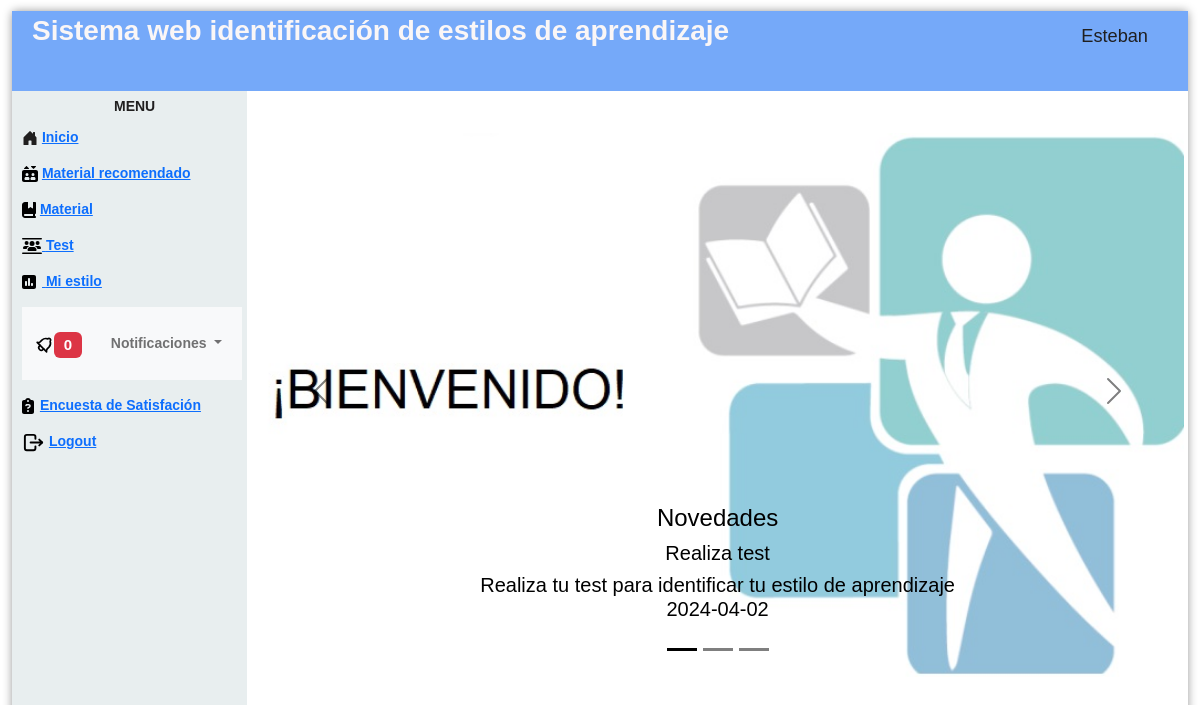
The page /homeEs.php (signed in) on the database its author committed.
### tables this page shows
CREATE TABLE `novedades` (
  `idnovedades` int(11) NOT NULL,
  `tituloNov` varchar(45) NOT NULL,
  `descripciónNov` varchar(100) NOT NULL,
  `fechaPub` date NOT NULL DEFAULT current_timestamp()
);

### homeEs.php (the view, shortened to what this page needs)
<?php
   include "modelo/conexion.php";
   $idE = $_SESSION["idA"];
    $sql = "SELECT COUNT(*) as cantidad_notificaciones FROM notificaciones
         WHERE idEst = $idE AND estado = 'sin revisar'";
   $result = $conexion->query($sql);
    if ($result->num_rows > 0) {
        $row = $result->fetch_assoc();
        $cantidad_notificaciones = $row['cantidad_notificaciones'];
    } else {
        $cantidad_notificaciones = 0;
    }
   ?>
<!DOCTYPE html>
<html lang="en">
   <head>
      <link href="https://cdn.jsdelivr.net/npm/bootstrap@5.2.2/dist/css/bootstrap.min.css" rel="stylesheet">
      <link href='css/nav.css' rel='stylesheet' type='text/css'>
      <link href='css/formulario.css' rel='stylesheet' type='text/css'>
   </head>
   <body>
      <div class="page">
         <div class="pageHeader">
            <div class="title">Sistema web identificación de estilos de aprendizaje</div>
            <div class="userPanel"><span class="username"><?php   echo  $_SESSION["nombre"];
               ?></span></div>
         </div>
         <div class="main">
            <div class="nav">
               <div class="menu">
                  <div class="title">
                     <center>Menu</center>
                  </div>
                  <ul>
                     <li>
                        <a href="controlador/loginrol.php"> Inicio
                        <a>
                     </li>
                     <li>
                     <a href="MaterialEstCom.php">Material recomendado<a></li>
                     <li> <a href="MaterialEst.php">  Material<a> </li>
                     <li><a href="respuestas.php"> Test<a></li>
                     <li><a href="resultadoVistaEstudiante.php"> Mi estilo<a>
                     </li>
                     <li>
                     <nav class="navbar navbar-expand-lg navbar-light bg-light">
                     <div class="container-fluid">
                     <a class="navbar-brand" href="#"><span class="badge bg-danger"><?php echo $cantidad_notificaciones; ?></span></a>
                     <div class="collapse navbar-collapse" id="navbarNavDropdown">
                     <ul class="navbar-nav">
                     <li class="nav-item dropdown">
                     <a class="nav-link dropdown-toggle" href="#" id="navbarDropdownMenuLink" role="button" data-bs-toggle="dropdown" aria-expanded="false">
                     Notificaciones
                     </a>
                     </li>
                     </ul>
                     </div>
                     </div>
                     </nav>
                     </li>
                     <li>
                        <a href="encuesta.php"> Encuesta de Satisfación<a>
                     </li>
                     <li>
                        <a href="controlador/cerrarsesion.php"> Logout<a>
                     </li>
                  </ul>
               </div>
            </div>
            <div class=" col-7 p-1 view" >
               <?php
                  $sql_nov = "SELECT tituloNov, descripciónNov, fechaPub FROM novedades";
                  $result_nov = $conexion->query($sql_nov);
                  $novedades = [];
                  while ($row = $result_nov->fetch_assoc()) {
                      $novedades[] = $row;
                  }
                  ?>
               <div id="carouselExampleDark" class="carousel carousel-dark slide" data-bs-ride="carousel">
                  <div class="carousel-indicators">
                     <?php
                        $indicator_count = 0;
                        foreach ($novedades as $novedad) {
                            echo '<button type="button" data-bs-target="#carouselExampleDark" data-bs-slide-to="' . $indicator_count . '"';
                            if ($indicator_count == 0) {
                                echo ' class="active"';
                            }
                            echo ' aria-label="Slide ' . ($indicator_count + 1) . '"></button>';
                            $indicator_count++;
                        }
                        ?>
                  </div>
                  <div class="carousel-inner">
                     <?php
                        $item_count = 0;
                        foreach ($novedades as $novedad) {
                            echo '<div class="carousel-item';
                            if ($item_count == 0) {
                                echo ' active';
                            }
                            echo '">';
                            echo '<img src="img/vistaA.jpeg" class="d-block w-100" alt="...">';
                            echo '<div class="carousel-caption d-none d-md-block">';
                            echo '<h4>Novedades</h4>';
                            echo '<h5>' . $novedad["tituloNov"] . '</5>';
                            echo '<h5>' . $novedad["descripciónNov"] . '</5>';
                            echo '<p>' . $novedad["fechaPub"] . '</P>';
                            echo '</div>';
                            echo '</div>';
                            $item_count++;
                        }
                        ?>
                  </div>
                  <button class="carousel-control-prev" type="button" data-bs-target="#carouselExampleDark" data-bs-slide="prev">
                  <span class="carousel-control-prev-icon" aria-hidden="true"></span>
                  </button>
                  <button class="carousel-control-next" type="button" data-bs-target="#carouselExampleDark" data-bs-slide="next">
                  <span class="carousel-control-next-icon" aria-hidden="true"></span>
                  </button>
               </div>
            </div>
         </div>
      </div>
   </body>
</html>

### css/nav.css (style rules this page uses)
html { background-image: url(http://www.ultraimg.com/images/2UeGfhZ.jpg); }
body { padding: 0px; margin: 0px; font-family: "Open Sans"; font-size: 14px; }
.page { position: absolute; width: 98%; height: 98%; left: 1%; top: 1%; background-color: rgba(255, 255, 255, 0.7); -moz-border-radius: 4px; -webkit-border-radius: 4px; border-radius: 4px; -moz-box-shadow: 0 0 10px 0 rgba(0, 0, 0, 0.4); -webkit-box-shadow: 0 0 10px 0 rgba(0, 0, 0, 0.4); box-shadow: 0 0 10px 0 rgba(0, 0, 0, 0.4); }
.pageHeader { width: 100%; height: 80px; line-height: 50px; background-color: #75a9f9; color: rgb(250, 246, 246); -moz-box-sizing: border-box; -webkit-box-sizing: border-box; box-sizing: border-box; padding: 5px 20px; vertical-align: middle; }
.pageHeader .title { width: 70%; float: left; line-height: 30px; font-size: 2em; font-weight: 700; }
.pageHeader .userPanel { width: 30%; float: right; }
.pageHeader .userPanel .username { float: right; line-height: 40px; padding: 0px 20px; font-weight: 400; font-size: 1.3em; color:#201f1f; }
.main { position: relative; width: 100%; height: 100%; clear: both; background-color: white; }
.main .nav { width: 20%; height: 100%; float: left; background-color: rgba(227, 234, 235, 0.8); }
.main .nav .menu { width: 100%; margin: 5px; color: #201f1f; }
.main .nav .menu .title { font-weight: 700; font-size: 1em; text-transform: uppercase; }
.main .nav .menu ul { padding-left: 0px; }
.main .nav .menu ul li { cursor: pointer; list-style: none; margin: 5px 0px; padding: 5px 0px; font-weight: 600; margin-right: 10px; padding-left: 5px; -moz-border-radius: 4px; -webkit-border-radius: 4px; border-radius: 4px; transition: 0.25s all; }
.main .view { position: relative; overflow: hidden; }
.main .view ,img { float: right; padding-top: 3%; width: 80%; }
.view ,table { align-items: center; }

### css/formulario.css (style rules this page uses)
* { transition: .4s; box-sizing: border-box; font-family: 'arial'; }
body { background: rgba(255, 255, 255, 0.8); }

### rows shown on the page
novedades: tituloNov "Realiza test", descripciónNov "Realiza tu test para identificar tu estilo de aprendizaje", fechaPub "2024-04-02"

### other values the page prints
$_SESSION["nombre"] "Esteban"
$cantidad_notificaciones "0"
